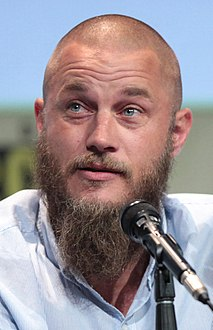
#> input picture 4.jpg, 213 x 330 px; its folder holds only this picture in this run
$ python -i util.py   (imports and definitions only)
#> lines starting #> are read from the running program, lines starting #| are printed output that depends on the picture
import joblib
import json
import numpy as np
import base64
import cv2
from wavelet import w2d


__model = None
__class_name_to_number=None
__class_Number_to_name=None


def get_cv2_img_from_base64(b64str):
    encoded_data= b64str.split(',')[1]
    nparr = np.frombuffer(base64.b64decode(encoded_data),np.uint8)
    img = cv2.imdecode(nparr,cv2.IMREAD_COLOR)
    return img

def map_classnum_to_name (class_num):
    return __class_Number_to_name[class_num]


def classify_image (_base64_img , image_path= None):
    imgs = get_cropped_image_if_2_eyes(image_path,_base64_img)
    results=[]
    if imgs is not None :
        print("img recieved")
        #for img in imgs:
        resized_sample = cv2.resize(imgs, (32, 32))
        transformed_img = w2d(imgs,"db1",5)
        transformed_img_rescaled = cv2.resize(transformed_img, (32, 32))
        combined_img = np.vstack((resized_sample.reshape(32 * 32 * 3, 1), transformed_img_rescaled.reshape(32 * 32, 1)))
        len_img = 32*32*3+32*32
        final = combined_img.reshape(1,len_img).astype(float)
        results.append({
                       'class' :map_classnum_to_name(__model.predict(final)[0]),
                        'class_prob' : np.round(__model.predict_proba(final)*100,2).tolist(),
                        'class_name' : __class_name_to_number
        })
    return results


def load_artifacts():
    print("Loading model artifacts")
    global __class_name_to_number
    global __class_Number_to_name
    with open (r"C:\Users\Mohamed\Downloads\Face_classifier\model\class_dictionary.json","r") as f:
        __class_name_to_number = json.load(f)
        __class_Number_to_name = {v:k for k,v in __class_name_to_number.items()}
    global __model
    if __model == None:
        with open (r"C:\Users\Mohamed\Downloads\Face_classifier\model\saved_model.pkl","rb") as f:
            __model = joblib.load(f)
    print("Saving Model Artifacts")

def read_test():
    with open (r"C:\Users\Mohamed\Downloads\Face_classifier\model\test\7.txt") as f :
        return f.read()


def get_cropped_image_if_2_eyes(image_path,b64str):
    #img = io.imread(image_path)
    eye_cascade = cv2.CascadeClassifier(r"C:\Users\Mohamed\Downloads\Face_classifier\model\haar\haarcascade_eye.xml")
    face_cascade =  cv2.CascadeClassifier(r"C:\Users\Mohamed\Downloads\Face_classifier\model\haar\haarcascade_frontalface_default.xml")
    if image_path :
        img = cv2.imread(image_path)
    else :
        img = get_cv2_img_from_base64(b64str)
    if len(img.shape)==3:
        gray = cv2.cvtColor(img, cv2.COLOR_BGR2GRAY)
        faces = face_cascade.detectMultiScale(gray, 1.3, 5)
        for (x,y,w,h) in faces:
            roi_gray = gray[y:y+h, x:x+w]
            roi_color = img[y:y+h, x:x+w]
            eyes = eye_cascade.detectMultiScale(roi_gray)
            if len(eyes) >= 2:
                return roi_color


# [3 lines not run here, left out]

>>> import cv2
>>> picture = cv2.imread('../4.jpg', cv2.IMREAD_GRAYSCALE)
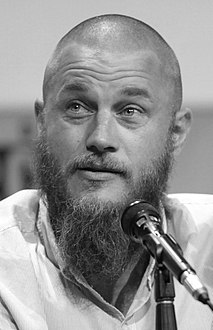
#> picture: shape (330, 213); min 0, max 255, mean 145.9
#> (the run stopped early here; a loop or call above may not have finished)
